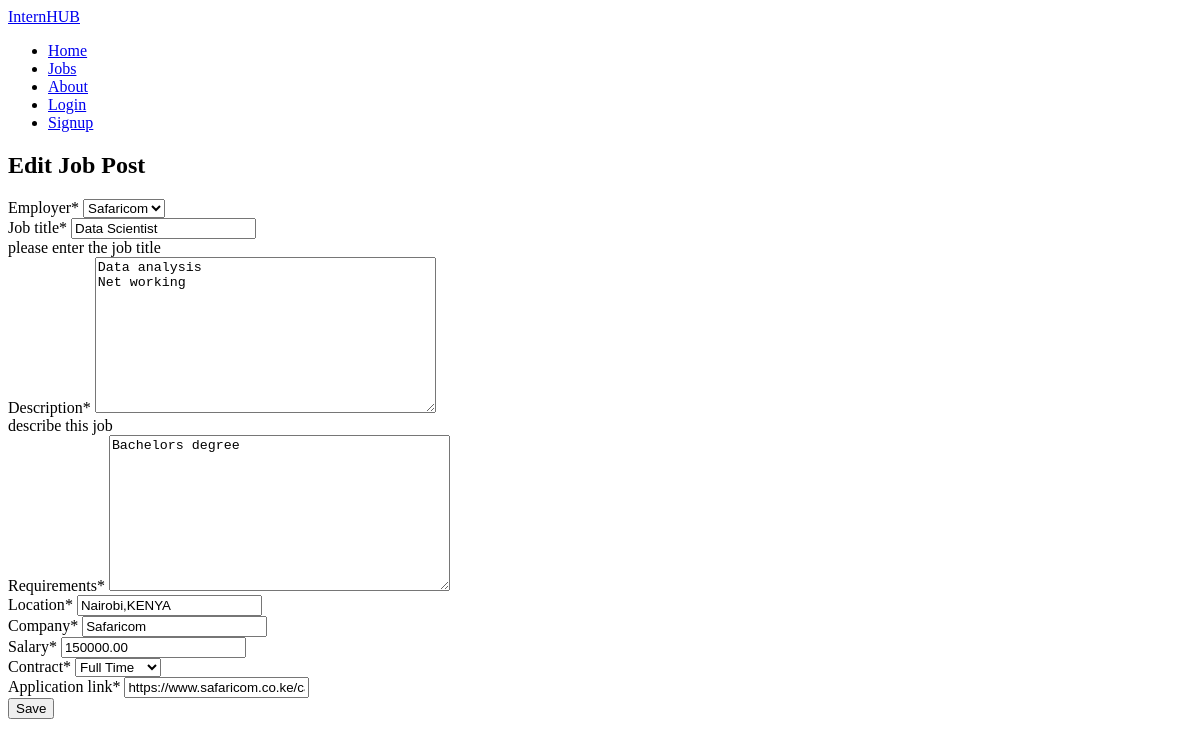
The app's page /job/update_job/1/, older data.
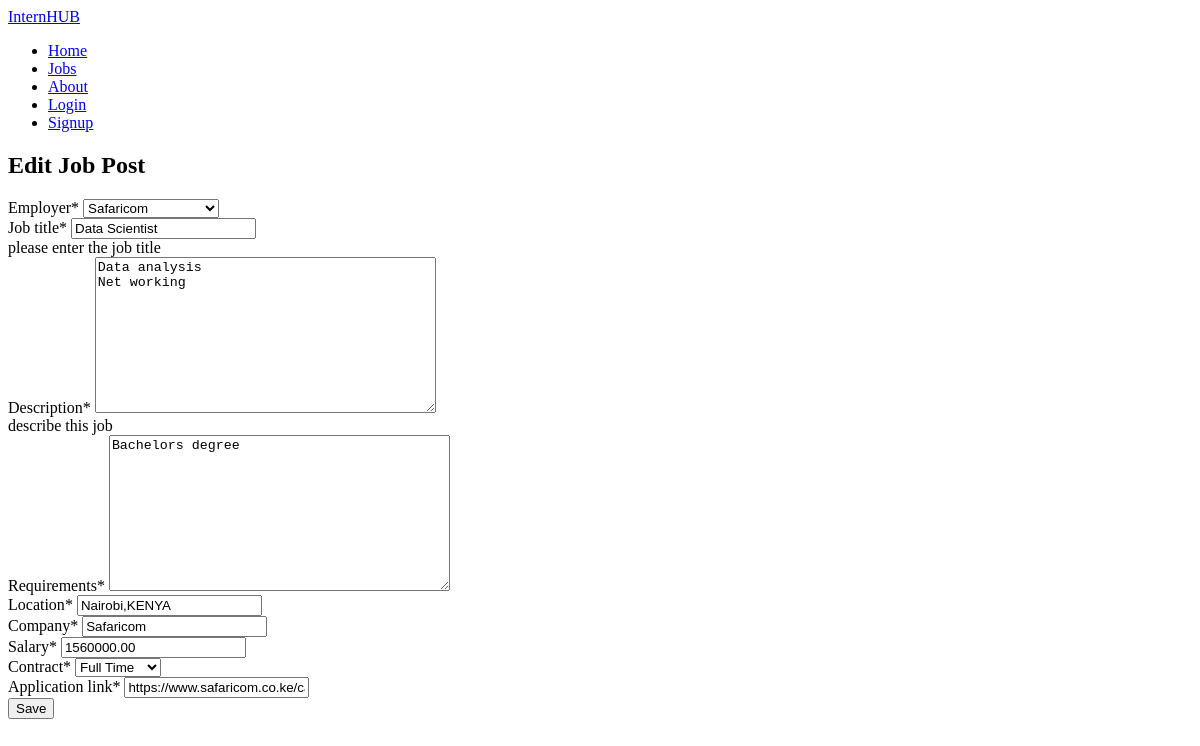
The same page, newer data.
### job/models.py (models this page shows, shortened)
class Job(models.Model):
    employer = models.ForeignKey(Employer,on_delete=models.DO_NOTHING)
    job_title = models.CharField(max_length=100, help_text="please enter the job title")
    description = models.TextField(max_length=500, help_text='describe this job')
    requirements = models.TextField(max_length=2000)
    company = models.CharField(max_length=100)
    location = models.CharField(max_length=100)
    contract_type = (
        ('Full Time', 'Full Time'),
        ('Part Time', 'Part Time'),
        ('Freelance', 'Freelancer'),
        )
    contract = models.CharField(choices=contract_type, max_length=100, default=None)
    salary = models.DecimalField(max_digits=10, decimal_places=2)
    posted_at = models.DateTimeField(auto_now_add=True)
    application_link = models.URLField()

### job/views.py (the view)
# urls.py: path('update_job/<int:pk>/', views.update_job, name='update_job'),
def update_job(request,pk):
    job = get_object_or_404(Job,pk = pk)
    if request.method == 'POST':
        form = JobForm(request.POST, instance=job)
        if form.is_valid():
            form.save()
            return redirect('job_detail', pk = job.pk)
    else:
        form = JobForm(instance=job)
    return render(request, 'jobs/job_update.html', {'form': form})

### job/forms.py
class JobForm(forms.ModelForm):
    class Meta:
        model = Job
        fields = ('employer','job_title', 'description', 'requirements', 'location', 'company', 'salary', 'contract','application_link')

### job/models.py (called while the page is built)
    def __str__(self):
        return self.company_name

### job/templates/jobs/job_update.html (shortened to what this page needs)
{% extends 'base.html' %}
{% block content %}
{% load crispy_forms_tags %}
  <h2>Edit Job Post</h2>
  <form method="POST">
    {{ form|crispy }}
    <button type="submit">Save</button>
  </form>
{% endblock %}

Row changes from the older to the newer data that the page shows:
changed Job "Safaricom": salary "150000.00" → "1560000.00"
